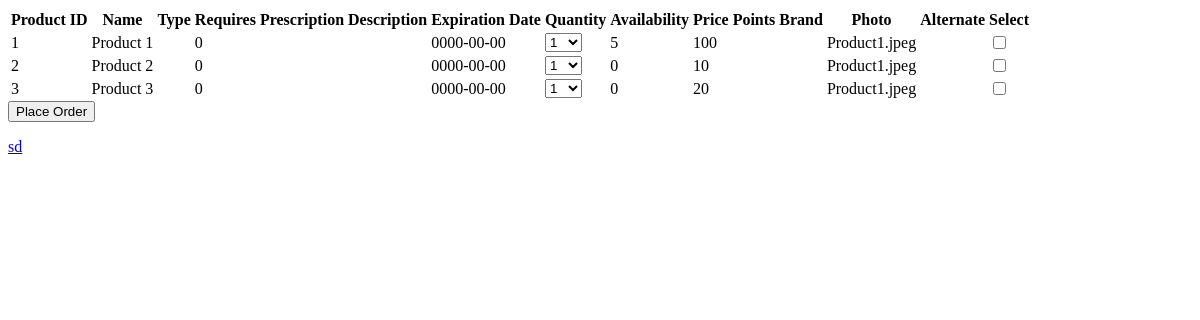
Page /wh.php on the earlier database version.
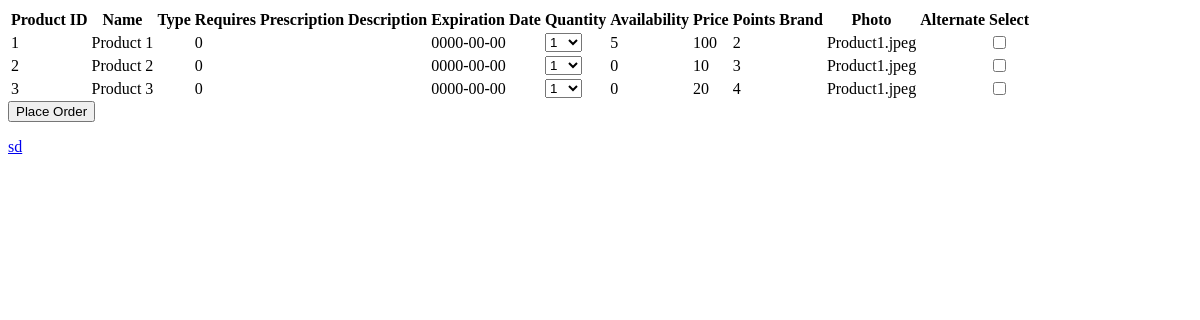
Same page on the later database version.
### wh.php (the view, shortened to what this page needs)
<?php
include '../Pharmacy/Connection/init.php';
$stmt = $db->prepare("SELECT * FROM `product data`");
$stmt->execute();
$products = $stmt->fetchAll(PDO::FETCH_ASSOC);
echo "<form method='POST' id='order-form'>";
echo "<table>";
echo "<tr>";
echo "<th>Product ID</th>";
echo "<th>Name</th>";
echo "<th>Type</th>";
echo "<th>Requires Prescription</th>";
echo "<th>Description</th>";
echo "<th>Expiration Date</th>";
echo "<th>Quantity</th>";
echo "<th>Availability</th>";
echo "<th>Price</th>";
echo "<th>Points</th>";
echo "<th>Brand</th>";
echo "<th>Photo</th>";
echo "<th>Alternate</th>";
echo "<th>Select</th>";
echo "</tr>";
foreach ($products as $product) {
    $productId = $product['ProductID'];
    $productName = $product['Name'];
    $productType = $product['Type'];
    $requiresPrescription = $product['RequiresPrescription'];
    $description = $product['Description'];
    $expireDate = $product['ExpireDate'];
    $availability = $product['Availability'];
    $price = $product['Price'];
    $points = $product['Points'];
    $brand = $product['Brand'];
    $photo = $product['Photo'];
    $alternate = $product['Alternate'];
    echo "<tr>";
    echo "<td>$productId</td>";
    echo "<td>$productName</td>";
    echo "<td>$productType</td>";
    echo "<td>$requiresPrescription</td>";
    echo "<td>$description</td>";
    echo "<td>$expireDate</td>";
    echo "<td><select name='quantities[]' class='quantity-select'>";
   for ($i = 1; $i <= 10; $i++) {
    echo"<option value='";
    echo $i;
    echo"'>";
    echo $i;
    echo"</option>";
    }
    echo"</select></td>";
    echo "<td>$availability</td>";
    echo "<td>$price</td>";
    echo "<td><span class='points'>$points</span></td>";
    echo "<td>$brand</td>";
    echo "<td>$photo</td>";
    echo "<td>$alternate</td>";
    echo "<td><input type='checkbox' name='products[]' value='$productId'></td>";
    echo "</tr>";
}
echo "</table>";
echo "<button type='submit'>Place Order</button>";
echo "</form>";
echo "<a href='../Pharmacy/Interface/HomePageAdmin.php'> sd </a> ";
?>

Differences in the rows shown:
changed product data "Product 1": Points (not shown) → "2"
changed product data "Product 2": Points (not shown) → "3"
changed product data "Product 3": Points (not shown) → "4"
